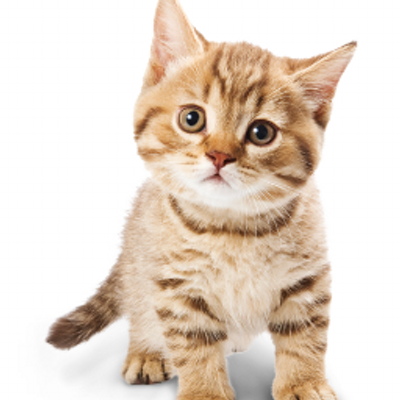
#> input picture 4YP_PiCom_Receiver/Part_Tests/cat.png, 400 x 400 px
$ python openAndSaveImageTest.py
#> lines starting #> are read from the running program, lines starting #| are printed output that depends on the picture
import numpy as np
import imageio as io
import matplotlib.pyplot as plt
import random

def pause(string = ""):
        if string != "":
                string += "\n"
        prPause = input(string+"Pause, press <ENTER> to continue...")


pause("Start")
cat = io.imread('cat.png', pilmode = "RGB")
#> cat is the input picture: shape (400, 400, 3); mean R, G, B 229.4, 215.7, 203
'''
print(cat.shape)
cat = cat.reshape(cat.size)
print(cat.shape)
cat = cat.reshape(400,400,3)
print(cat.shape)
'''
size = cat.size
#> size = 480000
output_cat = cat.reshape(size)
print("Length is {}".format(size))
#| Length is 480000

skip=6
for i,data in enumerate(output_cat[size//6:5*size//3:skip]):
    output_cat[i*skip+size//6] = random.randint(0,255)
#> this loop made 66667 passes
#> data on passes 1 to 3: 101, 104, 148

print(output_cat.shape)
#| (480000,)
pause("And after the nonsense")

io.imwrite('output_cat.png', output_cat.reshape(400,400,3))
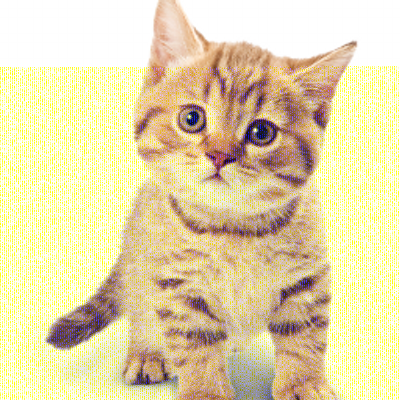
#> saved as output_cat.png: shape (400, 400, 3); mean R, G, B 229.4, 215.7, 174.1

print("Done!!!")
